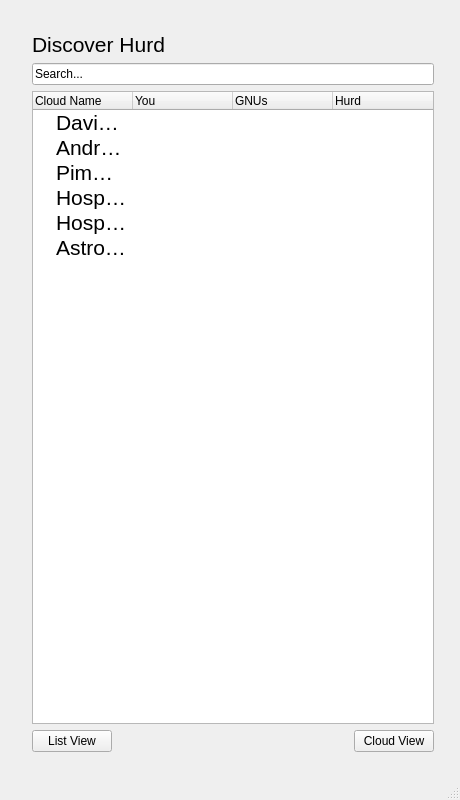
<?xml version="1.0" encoding="UTF-8"?>
<ui version="4.0">
 <class>GNUFreeCall</class>
 <widget class="QMainWindow" name="GNUFreeCall">
  <property name="geometry">
   <rect>
    <x>0</x>
    <y>0</y>
    <width>460</width>
    <height>800</height>
   </rect>
  </property>
  <property name="sizeIncrement">
   <size>
    <width>0</width>
    <height>0</height>
   </size>
  </property>
  <property name="baseSize">
   <size>
    <width>480</width>
    <height>800</height>
   </size>
  </property>
  <property name="windowTitle">
   <string>GNUFreeCall</string>
  </property>
  <widget class="QWidget" name="centralWidget">
   <layout class="QVBoxLayout" name="verticalLayout_2">
    <item>
     <widget class="QStackedWidget" name="stackedWidget">
      <property name="currentIndex">
       <number>3</number>
      </property>
      <widget class="QWidget" name="pageMain">
       <layout class="QVBoxLayout" name="verticalLayout_4">
        <item>
         <layout class="QVBoxLayout" name="verticalLayout">
          <item>
           <widget class="QGraphicsView" name="videoView">
            <property name="sizePolicy">
             <sizepolicy hsizetype="Expanding" vsizetype="Expanding">
              <horstretch>0</horstretch>
              <verstretch>0</verstretch>
             </sizepolicy>
            </property>
            <property name="sizeIncrement">
             <size>
              <width>0</width>
              <height>0</height>
             </size>
            </property>
            <property name="baseSize">
             <size>
              <width>0</width>
              <height>0</height>
             </size>
            </property>
            <property name="verticalScrollBarPolicy">
             <enum>Qt::ScrollBarAlwaysOff</enum>
            </property>
            <property name="horizontalScrollBarPolicy">
             <enum>Qt::ScrollBarAlwaysOff</enum>
            </property>
            <property name="sceneRect">
             <rectf>
              <x>0.000000000000000</x>
              <y>0.000000000000000</y>
              <width>0.000000000000000</width>
              <height>0.000000000000000</height>
             </rectf>
            </property>
            <property name="alignment">
             <set>Qt::AlignCenter</set>
            </property>
            <property name="renderHints">
             <set>QPainter::Antialiasing</set>
            </property>
            <property name="transformationAnchor">
             <enum>QGraphicsView::NoAnchor</enum>
            </property>
            <property name="resizeAnchor">
             <enum>QGraphicsView::NoAnchor</enum>
            </property>
            <property name="viewportUpdateMode">
             <enum>QGraphicsView::NoViewportUpdate</enum>
            </property>
           </widget>
          </item>
          <item>
           <widget class="QPushButton" name="buttonYou">
            <property name="styleSheet">
             <string notr="true"/>
            </property>
            <property name="text">
             <string>You</string>
            </property>
            <property name="icon">
             <iconset>
              <normaloff>icons/you_icon.png</normaloff>icons/you_icon.png</iconset>
            </property>
            <property name="iconSize">
             <size>
              <width>72</width>
              <height>72</height>
             </size>
            </property>
           </widget>
          </item>
          <item>
           <widget class="QPushButton" name="buttonFellowGNUs">
            <property name="text">
             <string>Fellow GNUs</string>
            </property>
            <property name="icon">
             <iconset>
              <normaloff>icons/fellow_gnus_icon.png</normaloff>icons/fellow_gnus_icon.png</iconset>
            </property>
            <property name="iconSize">
             <size>
              <width>72</width>
              <height>72</height>
             </size>
            </property>
           </widget>
          </item>
          <item>
           <widget class="QPushButton" name="buttonDiscoverHurd">
            <property name="text">
             <string>Discover Hurd</string>
            </property>
            <property name="icon">
             <iconset>
              <normaloff>icons/discover_hurd_icon.png</normaloff>icons/discover_hurd_icon.png</iconset>
            </property>
            <property name="iconSize">
             <size>
              <width>72</width>
              <height>72</height>
             </size>
            </property>
           </widget>
          </item>
         </layout>
        </item>
       </layout>
      </widget>
      <widget class="QWidget" name="pageYou">
       <layout class="QVBoxLayout" name="verticalLayout_5">
        <item>
         <layout class="QVBoxLayout" name="verticalLayout_3">
          <item>
           <layout class="QHBoxLayout" name="horizontalLayout">
            <item>
             <widget class="QLabel" name="label">
              <property name="font">
               <font>
                <pointsize>16</pointsize>
               </font>
              </property>
              <property name="text">
               <string>You</string>
              </property>
             </widget>
            </item>
            <item>
             <spacer name="horizontalSpacer">
              <property name="orientation">
               <enum>Qt::Horizontal</enum>
              </property>
              <property name="sizeHint" stdset="0">
               <size>
                <width>40</width>
                <height>20</height>
               </size>
              </property>
             </spacer>
            </item>
            <item>
             <widget class="QLabel" name="label_2">
              <property name="baseSize">
               <size>
                <width>32</width>
                <height>32</height>
               </size>
              </property>
              <property name="text">
               <string/>
              </property>
              <property name="pixmap">
               <pixmap>icons/you_icon.png</pixmap>
              </property>
              <property name="scaledContents">
               <bool>false</bool>
              </property>
             </widget>
            </item>
           </layout>
          </item>
          <item>
           <widget class="QLineEdit" name="searchYou">
            <property name="inputMask">
             <string/>
            </property>
            <property name="text">
             <string>Search...</string>
            </property>
           </widget>
          </item>
          <item>
           <widget class="QTreeWidget" name="treeYou">
            <attribute name="headerVisible">
             <bool>false</bool>
            </attribute>
            <attribute name="headerCascadingSectionResizes">
             <bool>false</bool>
            </attribute>
            <attribute name="headerDefaultSectionSize">
             <number>100</number>
            </attribute>
            <attribute name="headerHighlightSections">
             <bool>false</bool>
            </attribute>
            <attribute name="headerMinimumSectionSize">
             <number>25</number>
            </attribute>
            <attribute name="headerShowSortIndicator" stdset="0">
             <bool>false</bool>
            </attribute>
            <attribute name="headerStretchLastSection">
             <bool>true</bool>
            </attribute>
            <column>
             <property name="text">
              <string>Cloud Name</string>
             </property>
            </column>
            <column>
             <property name="text">
              <string>You</string>
             </property>
            </column>
            <column>
             <property name="text">
              <string>GNUs</string>
             </property>
            </column>
            <column>
             <property name="text">
              <string>Hurd</string>
             </property>
            </column>
            <item>
             <property name="text">
              <string>Name</string>
             </property>
             <property name="font">
              <font>
               <pointsize>16</pointsize>
              </font>
             </property>
            </item>
            <item>
             <property name="text">
              <string>Address</string>
             </property>
             <property name="font">
              <font>
               <pointsize>16</pointsize>
              </font>
             </property>
            </item>
            <item>
             <property name="text">
              <string>Interests</string>
             </property>
             <property name="font">
              <font>
               <pointsize>16</pointsize>
              </font>
             </property>
            </item>
            <item>
             <property name="text">
              <string>Pictures</string>
             </property>
             <property name="font">
              <font>
               <pointsize>16</pointsize>
              </font>
             </property>
            </item>
           </widget>
          </item>
          <item>
           <layout class="QHBoxLayout" name="horizontalLayout_4">
            <item>
             <widget class="QPushButton" name="buttonAddCloud">
              <property name="text">
               <string>+ Add Cloud</string>
              </property>
             </widget>
            </item>
            <item>
             <spacer name="horizontalSpacer_2">
              <property name="orientation">
               <enum>Qt::Horizontal</enum>
              </property>
              <property name="sizeHint" stdset="0">
               <size>
                <width>40</width>
                <height>20</height>
               </size>
              </property>
             </spacer>
            </item>
           </layout>
          </item>
         </layout>
        </item>
       </layout>
      </widget>
      <widget class="QWidget" name="pageFellowGNUs">
       <widget class="QWidget" name="verticalLayoutWidget_3">
        <property name="geometry">
         <rect>
          <x>10</x>
          <y>10</y>
          <width>424</width>
          <height>742</height>
         </rect>
        </property>
        <layout class="QVBoxLayout" name="verticalLayout_6">
         <item>
          <layout class="QHBoxLayout" name="horizontalLayout_5">
           <item>
            <widget class="QLabel" name="label_3">
             <property name="font">
              <font>
               <pointsize>16</pointsize>
              </font>
             </property>
             <property name="text">
              <string>Fellow GNUs</string>
             </property>
            </widget>
           </item>
           <item>
            <spacer name="horizontalSpacer_3">
             <property name="orientation">
              <enum>Qt::Horizontal</enum>
             </property>
             <property name="sizeHint" stdset="0">
              <size>
               <width>40</width>
               <height>20</height>
              </size>
             </property>
            </spacer>
           </item>
           <item>
            <widget class="QLabel" name="label_4">
             <property name="baseSize">
              <size>
               <width>32</width>
               <height>32</height>
              </size>
             </property>
             <property name="text">
              <string/>
             </property>
             <property name="pixmap">
              <pixmap>icons/fellow_gnus_icon.png</pixmap>
             </property>
             <property name="scaledContents">
              <bool>false</bool>
             </property>
            </widget>
           </item>
          </layout>
         </item>
         <item>
          <widget class="QLineEdit" name="searchFellowGNUs">
           <property name="inputMask">
            <string/>
           </property>
           <property name="text">
            <string>Search...</string>
           </property>
          </widget>
         </item>
         <item>
          <widget class="QTreeWidget" name="treeFellowGNUs">
           <attribute name="headerMinimumSectionSize">
            <number>25</number>
           </attribute>
           <column>
            <property name="text">
             <string>Cloud Name</string>
            </property>
           </column>
           <column>
            <property name="text">
             <string>You</string>
            </property>
           </column>
           <column>
            <property name="text">
             <string>GNUs</string>
            </property>
           </column>
           <column>
            <property name="text">
             <string>Hurd</string>
            </property>
           </column>
           <item>
            <property name="text">
             <string>David Sugar</string>
            </property>
            <property name="font">
             <font>
              <pointsize>16</pointsize>
             </font>
            </property>
           </item>
           <item>
            <property name="text">
             <string>Hospital</string>
            </property>
            <property name="font">
             <font>
              <pointsize>16</pointsize>
             </font>
            </property>
           </item>
           <item>
            <property name="text">
             <string>Andrew Bovsunovskiy</string>
            </property>
            <property name="font">
             <font>
              <pointsize>16</pointsize>
             </font>
            </property>
           </item>
           <item>
            <property name="text">
             <string>Pimm Hogeling</string>
            </property>
            <property name="font">
             <font>
              <pointsize>16</pointsize>
             </font>
            </property>
           </item>
          </widget>
         </item>
         <item>
          <layout class="QHBoxLayout" name="horizontalLayout_6">
           <item>
            <widget class="QPushButton" name="buttonAddGNU">
             <property name="text">
              <string>+ Add GNU</string>
             </property>
            </widget>
           </item>
           <item>
            <spacer name="horizontalSpacer_4">
             <property name="orientation">
              <enum>Qt::Horizontal</enum>
             </property>
             <property name="sizeHint" stdset="0">
              <size>
               <width>40</width>
               <height>20</height>
              </size>
             </property>
            </spacer>
           </item>
          </layout>
         </item>
        </layout>
       </widget>
      </widget>
      <widget class="QWidget" name="pageDiscoverHurd">
       <widget class="QWidget" name="verticalLayoutWidget_4">
        <property name="geometry">
         <rect>
          <x>10</x>
          <y>10</y>
          <width>424</width>
          <height>742</height>
         </rect>
        </property>
        <layout class="QVBoxLayout" name="verticalLayout_7">
         <item>
          <layout class="QHBoxLayout" name="horizontalLayout_7">
           <item>
            <widget class="QLabel" name="label_5">
             <property name="font">
              <font>
               <pointsize>16</pointsize>
              </font>
             </property>
             <property name="text">
              <string>Discover Hurd</string>
             </property>
            </widget>
           </item>
           <item>
            <spacer name="horizontalSpacer_5">
             <property name="orientation">
              <enum>Qt::Horizontal</enum>
             </property>
             <property name="sizeHint" stdset="0">
              <size>
               <width>40</width>
               <height>20</height>
              </size>
             </property>
            </spacer>
           </item>
           <item>
            <widget class="QLabel" name="label_6">
             <property name="baseSize">
              <size>
               <width>32</width>
               <height>32</height>
              </size>
             </property>
             <property name="text">
              <string/>
             </property>
             <property name="pixmap">
              <pixmap>icons/discover_hurd_icon.png</pixmap>
             </property>
             <property name="scaledContents">
              <bool>false</bool>
             </property>
            </widget>
           </item>
          </layout>
         </item>
         <item>
          <widget class="QLineEdit" name="searchDiscoverHurd">
           <property name="inputMask">
            <string/>
           </property>
           <property name="text">
            <string>Search...</string>
           </property>
          </widget>
         </item>
         <item>
          <widget class="QTreeWidget" name="treeDiscoverHurd">
           <attribute name="headerMinimumSectionSize">
            <number>25</number>
           </attribute>
           <column>
            <property name="text">
             <string>Cloud Name</string>
            </property>
           </column>
           <column>
            <property name="text">
             <string>You</string>
            </property>
           </column>
           <column>
            <property name="text">
             <string>GNUs</string>
            </property>
           </column>
           <column>
            <property name="text">
             <string>Hurd</string>
            </property>
           </column>
           <item>
            <property name="text">
             <string>David Sugar</string>
            </property>
            <property name="font">
             <font>
              <pointsize>16</pointsize>
             </font>
            </property>
           </item>
           <item>
            <property name="text">
             <string>Andrew Bovsunovskiy</string>
            </property>
            <property name="font">
             <font>
              <pointsize>16</pointsize>
             </font>
            </property>
           </item>
           <item>
            <property name="text">
             <string>Pimm Hogeling</string>
            </property>
            <property name="font">
             <font>
              <pointsize>16</pointsize>
             </font>
            </property>
           </item>
           <item>
            <property name="text">
             <string>Hospital A</string>
            </property>
            <property name="font">
             <font>
              <pointsize>16</pointsize>
             </font>
            </property>
           </item>
           <item>
            <property name="text">
             <string>Hospital B</string>
            </property>
            <property name="font">
             <font>
              <pointsize>16</pointsize>
             </font>
            </property>
           </item>
           <item>
            <property name="text">
             <string>Astronaut №1</string>
            </property>
            <property name="font">
             <font>
              <pointsize>16</pointsize>
             </font>
            </property>
           </item>
          </widget>
         </item>
         <item>
          <layout class="QHBoxLayout" name="horizontalLayout_8">
           <item>
            <widget class="QPushButton" name="buttonListView">
             <property name="text">
              <string>List View</string>
             </property>
            </widget>
           </item>
           <item>
            <spacer name="horizontalSpacer_6">
             <property name="orientation">
              <enum>Qt::Horizontal</enum>
             </property>
             <property name="sizeHint" stdset="0">
              <size>
               <width>40</width>
               <height>20</height>
              </size>
             </property>
            </spacer>
           </item>
           <item>
            <widget class="QPushButton" name="buttonCloudView">
             <property name="text">
              <string>Cloud View</string>
             </property>
            </widget>
           </item>
          </layout>
         </item>
        </layout>
       </widget>
      </widget>
     </widget>
    </item>
   </layout>
  </widget>
  <widget class="QStatusBar" name="statusBar"/>
 </widget>
 <layoutdefault spacing="6" margin="11"/>
 <resources/>
 <connections/>
</ui>
